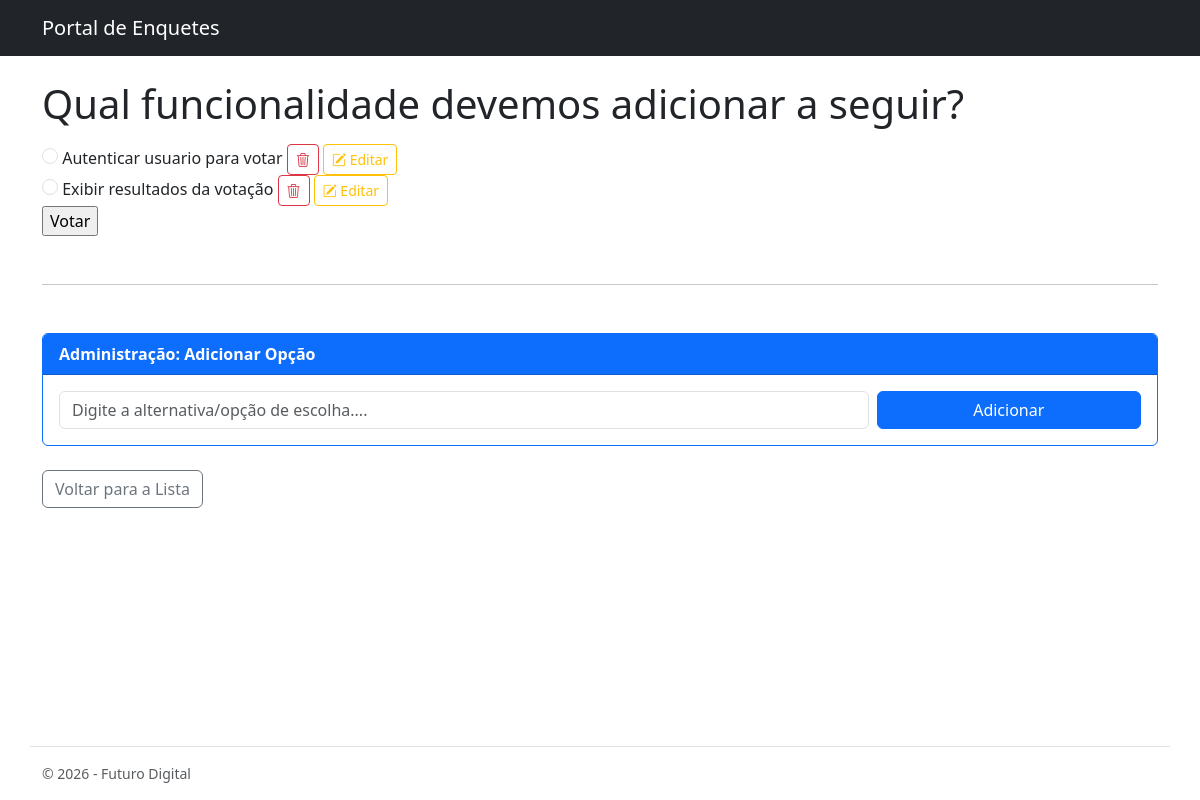
Page /2/ on the committed database.
### enquetes/models.py (models this page shows, shortened)
class Questao(models.Model):
    descricao = models.CharField(max_length=200)
    data_pub = models.DateTimeField("Data de publicação")
    class Meta:
        verbose_name = "Questão"
        verbose_name_plural = "Questões"

class Alternativa(models.Model):
    questao = models.ForeignKey(Questao, on_delete=models.CASCADE)
    descricao = models.CharField(max_length=200)
    votos = models.IntegerField(default=0)
    class Meta:
        verbose_name = "Alternativa"
        verbose_name_plural = "Alternativas"

### enquetes/views.py (the view)
# urls.py: path('<int:questao_id>/', views.detalhe, name='detalhe'),
def detalhe(request, questao_id):
    questao = get_object_or_404(Questao, pk=questao_id)
    form_alternativa = AlternativaForm()
    context = {
        'questao': questao,
        'form_alternativa': form_alternativa
    }
    return render(request, "enquetes/detalhe.html", context)

### enquetes/forms.py
class AlternativaForm(forms.ModelForm):
    class Meta:
        model = Alternativa
        fields = ['descricao']
        widgets = {
            'descricao': forms.TextInput(attrs={'class':    'form-control', 'placeholder': 'Digite a alternativa/opção de escolha....'}),
        }

### enquetes/templates/enquetes/detalhe.html (shortened to what this page needs)
{% extends 'enquetes/base.html' %}
{% block content %}
<form action="{% url 'enquetes:voto' questao.id %}" method="post">
  <fieldset>
    <legend><h1>{{ questao.descricao }}</h1></legend>
    {% for alternativa in questao.alternativa_set.all %}
        <input type="radio" class="form-check-input" name="alternativa" id="alternativa{{ forloop.counter }}" value="{{ alternativa.id }}" />
        <label class="form-check-label" for="alternativa{{ forloop.counter }}">{{ alternativa.descricao }}</label>
          <button type="submit" form="form_excluir_alternativa_{{ alternativa.id }}" class="btn btn-sm btn-outline-danger" onclick="return confirm('Tem certeza que deseja excluir esta alternativa?')"><i class="bi bi-trash3"></i></button>
          <a href="{% url 'enquetes:editar_alternativa' alternativa.id %}" class="btn btn-sm btn-outline-warning"><i class="bi bi-pencil-square"></i> Editar</a>
        <br>
    {% endfor %}
  </fieldset>
  <input type="submit" value="Votar" />
</form>
<hr class="my-5" />
<div class="card border-primary">
  <div class="card-header bg-primary text-white">
    <strong>Administração: Adicionar Opção</strong>
  </div>
  <div class="card-body">
    <form
      action="{% url 'enquetes:nova_alternativa' questao.id %}"
      method="post"
    >
      <div class="row g-2">
        <div class="col-md-9">{{ form_alternativa.descricao }}</div>
        <div class="col-md-3">
          <button type="submit" class="btn btn-primary w-100">Adicionar</button>
        </div>
      </div>
    </form>
  </div>
</div>
<div class="mt-4">
  <a href="{% url 'enquetes:index' %}" class="btn btn-outline-secondary">Voltar para a Lista</a>
</div>
{% endblock %}

### rows in the picture
Questao: descricao "Qual funcionalidade devemos adicionar a seguir?"
Alternativa: descricao "Autenticar usuario para votar"
Alternativa: descricao "Exibir resultados da votação"
